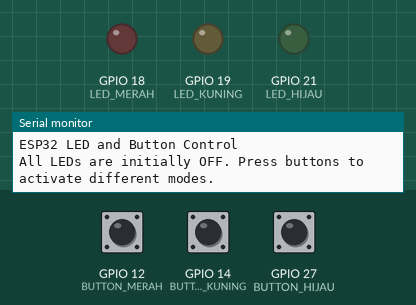
Recording of a program running on a simulated ESP32. Shown: output pins drawn as LEDs (lit = HIGH), the last lines printed to the serial monitor. Dashed ring = blinking. The test bench sets the inputs (shaded band); at power-on: GPIO 12 (BUTTON_MERAH) HIGH, GPIO 27 (BUTTON_HIJAU) HIGH, GPIO 14 (BUTTON_KUNING) HIGH.

Above: at 1.2 s.
1.3 s: GPIO 12 (BUTTON_MERAH) pulled LOW for 0.15 s
At 1.6 s:
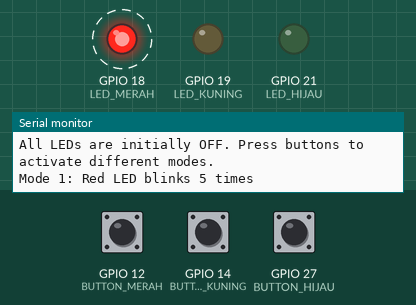
4.3 s: GPIO 27 (BUTTON_HIJAU) pulled LOW for 0.15 s
At 4.6 s:
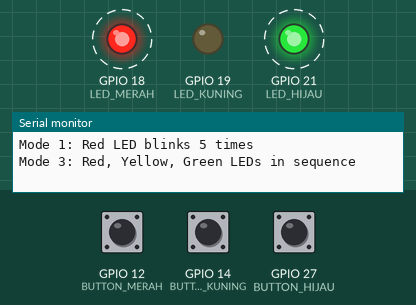
7.3 s: GPIO 14 (BUTTON_KUNING) pulled LOW for 0.15 s
At 7.4 s:
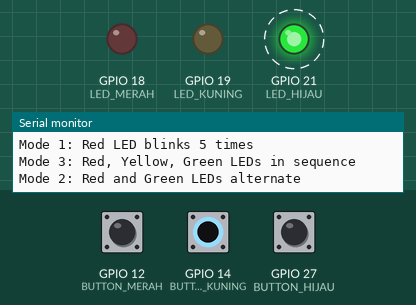
10.3 s: GPIO 14 (BUTTON_KUNING) pulled LOW for 1 s
At 13.1 s:
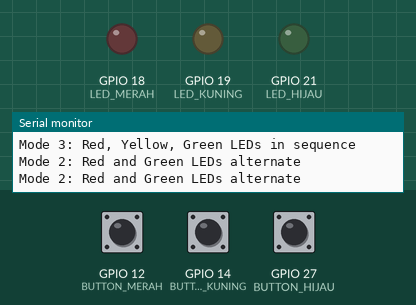
13.3 s: GPIO 14 (BUTTON_KUNING) pulled LOW for 3.2 s
At 13.4 s:
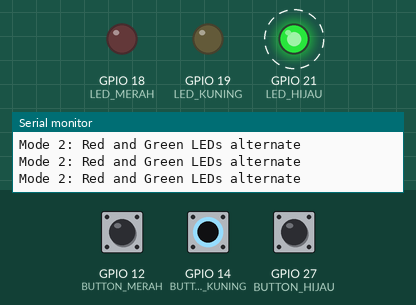
Timing chart, 0 to 16.8 s (numbered marks = the images above; inputs shaded):
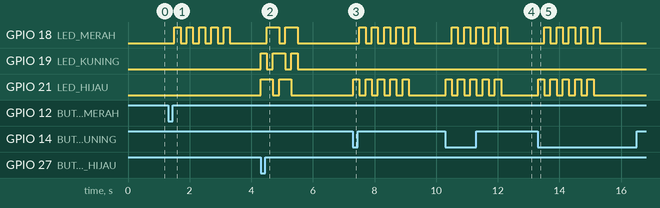

Measured:
- after the input at 1.3 s, GPIO 18 (LED_MERAH): alternates HIGH for 0.20 s and LOW for 0.20 s, 10 changes in all, then stays LOW, starting after 0.21 s
- after the input at 4.3 s, GPIO 18 (LED_MERAH): alternates HIGH for 0.40 s and LOW for 0.20 s, 4 changes in all, then stays LOW, starting after 0.20 s; GPIO 19 (LED_KUNING): goes HIGH 0.20 s, LOW 0.20 s, HIGH 0.40 s, LOW 0.20 s, HIGH 0.20 s, then LOW, starting at once
- after the input at 7.3 s, GPIO 18 (LED_MERAH): alternates HIGH for 0.20 s and LOW for 0.20 s, 10 changes in all, then stays LOW, starting after 0.21 s; GPIO 21 (LED_HIJAU): alternates HIGH for 0.20 s and LOW for 0.20 s, 10 changes in all, then stays LOW, starting at once
- after the input at 10.3 s, GPIO 18 (LED_MERAH): alternates HIGH for 0.20 s and LOW for 0.20 s, 10 changes in all, then stays LOW, starting after 0.20 s; GPIO 21 (LED_HIJAU): alternates HIGH for 0.20 s and LOW for 0.20 s, 10 changes in all, then stays LOW, starting at once
- after the input at 13.3 s, GPIO 18 (LED_MERAH): alternates HIGH for 0.20 s and LOW for 0.20 s, 10 changes in all, then stays LOW, starting after 0.21 s; GPIO 21 (LED_HIJAU): alternates HIGH for 0.20 s and LOW for 0.20 s, 10 changes in all, then stays LOW, starting at once

The program:

main.cpp
```cpp
#include <Arduino.h>

// Pin definitions
#define LED_MERAH 18
#define LED_KUNING 19
#define LED_HIJAU 21
#define BUTTON_MERAH 12
#define BUTTON_KUNING 14
#define BUTTON_HIJAU 27

// Constants
#define BLINK_DELAY 200 // Delay between blinks in milliseconds

// For ESP32, LOW turns the LED on and HIGH turns it off when connected to GND
// Let's define macros to make the code more readable
#define LED_ON LOW
#define LED_OFF HIGH

void setup() {
  // Initialize serial communication
  Serial.begin(115200);
  Serial.println("ESP32 LED and Button Control");

  // Configure LED pins as outputs
  pinMode(LED_MERAH, OUTPUT);
  pinMode(LED_KUNING, OUTPUT);
  pinMode(LED_HIJAU, OUTPUT);

  // Configure button pins as inputs with internal pull-up resistors
  pinMode(BUTTON_MERAH, INPUT_PULLUP);
  pinMode(BUTTON_KUNING, INPUT_PULLUP);
  pinMode(BUTTON_HIJAU, INPUT_PULLUP);


  Serial.println("All LEDs are initially OFF. Press buttons to activate different modes.");
}


// Function for Mode 1: Red LED blinks 5 times
void mode1() {
  Serial.println("Mode 1: Red LED blinks 5 times");

  for (int i = 0; i < 5; i++) {
    digitalWrite(LED_MERAH, LED_ON);  // Turn on Red LED
    delay(BLINK_DELAY);
    digitalWrite(LED_MERAH, LED_OFF); // Turn off Red LED
    delay(BLINK_DELAY);
    digitalWrite(LED_MERAH, LOW);
  }
}

// Function for Mode 2: Red and Green LEDs alternate
void mode2() {
  Serial.println("Mode 2: Red and Green LEDs alternate");

  for (int i = 0; i < 5; i++) {
    // Red ON, Green OFF
    digitalWrite(LED_MERAH, LED_ON);
    digitalWrite(LED_HIJAU, LED_OFF);
    delay(BLINK_DELAY);

    // Red OFF, Green ON
    digitalWrite(LED_MERAH, LED_OFF);
    digitalWrite(LED_HIJAU, LED_ON);
    delay(BLINK_DELAY);
    digitalWrite(LED_MERAH, LOW);
  }

  // Turn all LEDs off at the end

}

// Function for Mode 3: Red, Yellow, Green LEDs in sequence
void mode3() {
  Serial.println("Mode 3: Red, Yellow, Green LEDs in sequence");

  for (int i = 0; i < 2; i++) {
    // Red ON, others OFF
    digitalWrite(LED_MERAH, LED_ON);
    digitalWrite(LED_KUNING, LED_OFF);
    digitalWrite(LED_HIJAU, LED_OFF);
    delay(BLINK_DELAY);

    // Yellow ON, others OFF
    digitalWrite(LED_MERAH, LED_OFF);
    digitalWrite(LED_KUNING, LED_ON);
    digitalWrite(LED_HIJAU, LED_OFF);
    delay(BLINK_DELAY);

    // Green ON, others OFF
    digitalWrite(LED_MERAH, LED_OFF);
    digitalWrite(LED_KUNING, LED_OFF);
    digitalWrite(LED_HIJAU, LED_ON);
    delay(BLINK_DELAY);
    digitalWrite(LED_MERAH, LOW);
    digitalWrite(LED_KUNING, LOW);
  }


}

void loop() {
  // Check if Button 1 (Red) is pressed
  if (digitalRead(BUTTON_MERAH) == LOW) {
    mode1();
    // Wait for button release to prevent multiple activations
    while (digitalRead(BUTTON_MERAH) == LOW) {
      delay(10);
    }
  }

  // Check if Button 2 (Yellow) is pressed
  if (digitalRead(BUTTON_KUNING) == LOW) {
    mode2();
    // Wait for button release to prevent multiple activations
    while (digitalRead(BUTTON_KUNING) == LOW) {
      delay(10);
    }
  }

  // Check if Button 3 (Green) is pressed
  if (digitalRead(BUTTON_HIJAU) == LOW) {
    mode3();
    // Wait for button release to prevent multiple activations
    while (digitalRead(BUTTON_HIJAU) == LOW) {
      delay(10);
    }
  }

  // Small delay for stability
  delay(10);
}
```
